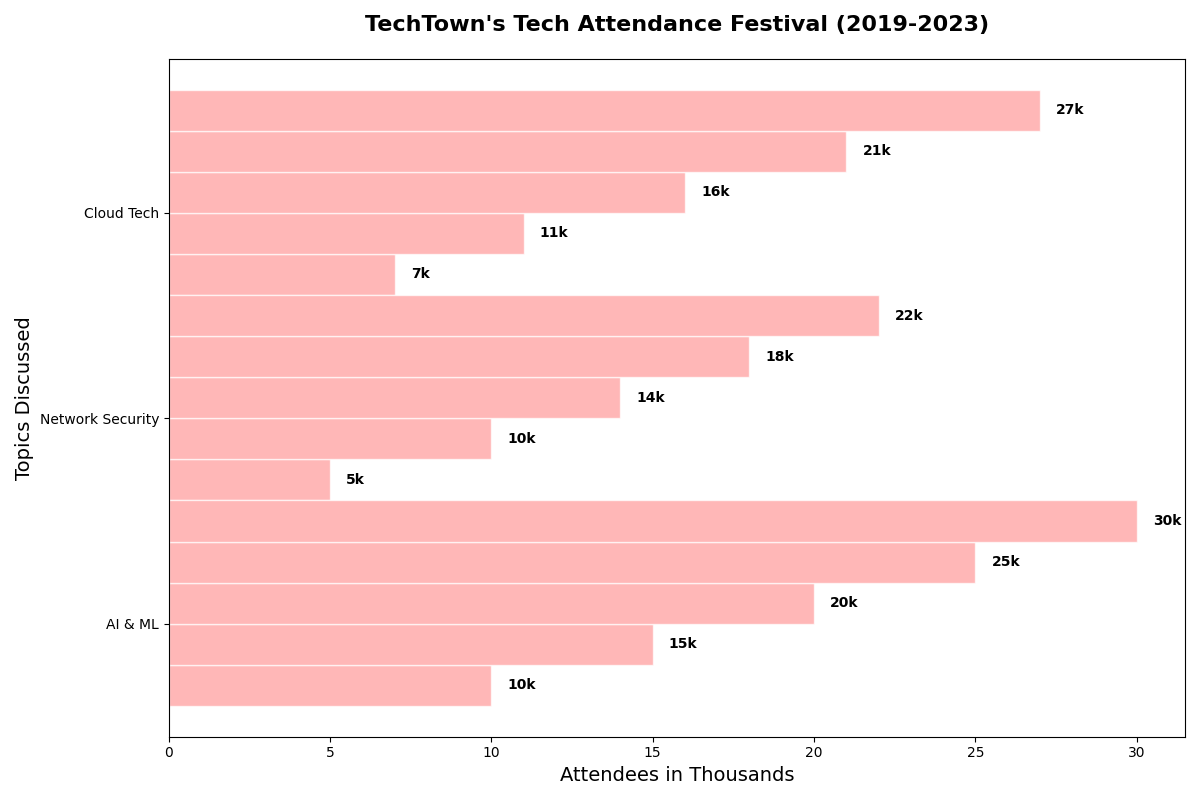

Recreate this plot in Python.
import matplotlib.pyplot as plt
import numpy as np

years = ['Y2019', 'Y2020', 'Y2021', 'Y2022', 'Y2023']
workshop_topics = ['AI & ML', 'Network Security', 'Cloud Tech']

attendance_data = np.array([
    [10, 15, 20, 25, 30],  
    [5, 10, 14, 18, 22],   
    [7, 11, 16, 21, 27],   
])

# Consistent single color for all data groups
single_color = '#ff9999'

fig, ax = plt.subplots(figsize=(12, 8))

bar_height = 0.2
bar_positions = np.arange(len(workshop_topics))
for i, year in enumerate(years):
    ax.barh(bar_positions + i*bar_height, attendance_data[:, i], height=bar_height, color=single_color, edgecolor='white', alpha=0.7)

ax.set_title("TechTown's Tech Attendance Festival (2019-2023)", fontsize=16, fontweight='bold', pad=20)
ax.set_ylabel("Topics Discussed", fontsize=14)
ax.set_xlabel("Attendees in Thousands", fontsize=14)

ax.set_yticks(bar_positions + bar_height * 1.5)
ax.set_yticklabels(workshop_topics)

for i in range(len(years)):
    for j in range(len(workshop_topics)):
        ax.text(attendance_data[j][i] + 0.5, bar_positions[j] + i*bar_height, f'{attendance_data[j][i]}k', va='center', fontsize=10, fontweight='bold')

plt.tight_layout()
plt.show()
